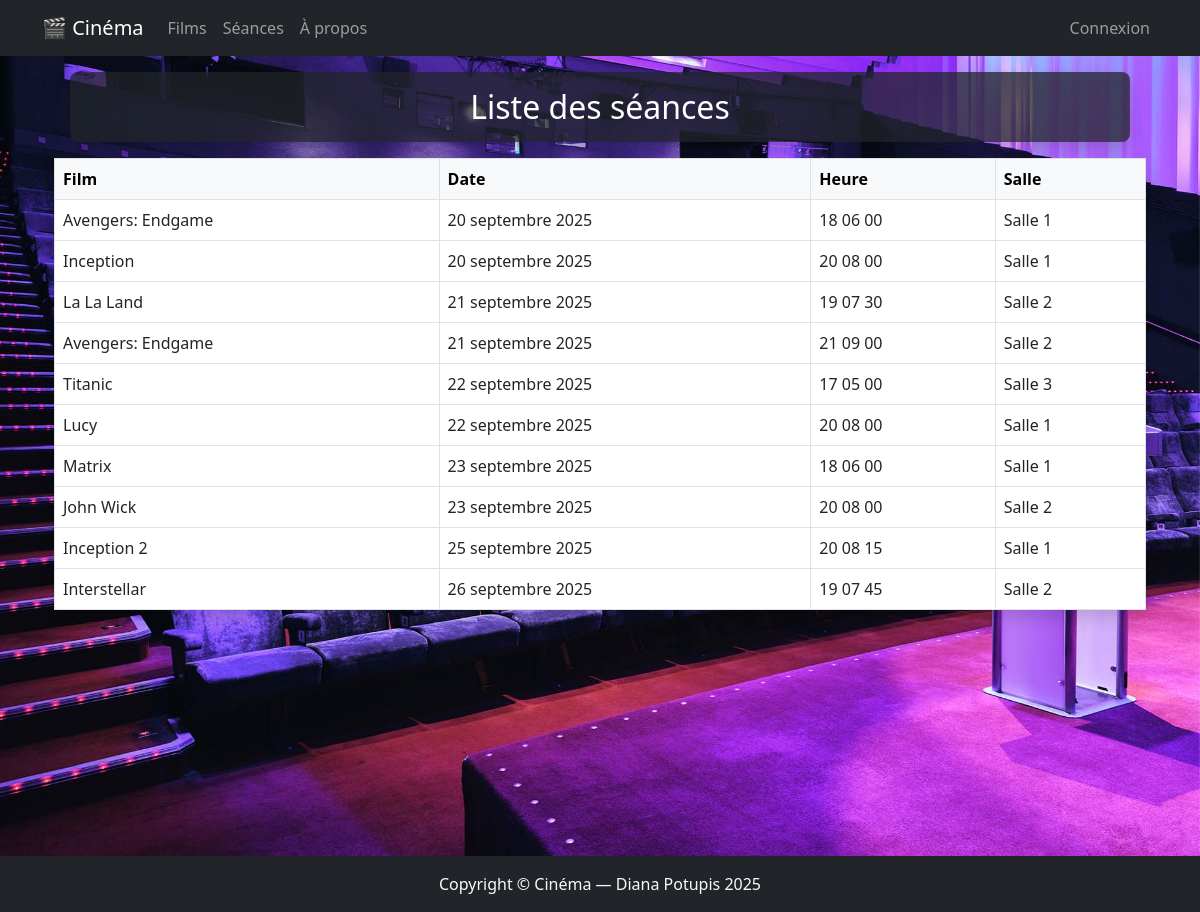
Before: /seances/ with the older database file.
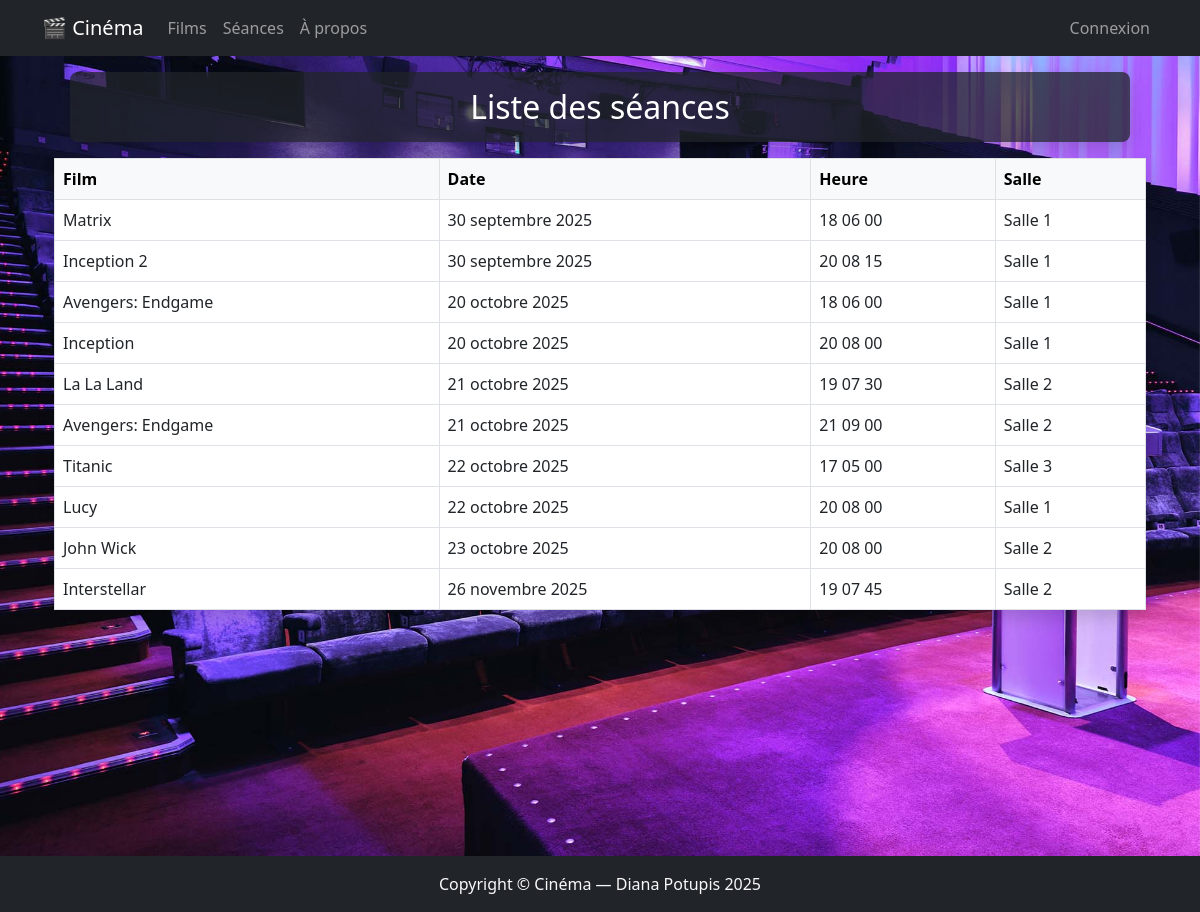
After: the same page with the newer database file.
### demo_app/models.py (models this page shows, shortened)
class Seance(models.Model):
   film = models.ForeignKey(Film, verbose_name="Films", related_name='seances', on_delete=models.CASCADE )
   date = models.DateField(verbose_name="Date")
   time = models.TimeField(verbose_name="Heure")
   hall = models.ForeignKey(Hall, verbose_name="Salle", related_name='seances', on_delete=models.CASCADE)
   class Meta:
    ordering = ('date', 'time')
    verbose_name = "séance"
    verbose_name_plural = "séances"

class Film(models.Model):
  title = models.CharField(max_length=100, verbose_name="Titre")
  description = models.TextField(verbose_name="Description")
  duration = models.DurationField(verbose_name="Durée")
  genre = models.ForeignKey(Genre, on_delete=models.SET_NULL, null=True, verbose_name="Genre")
  poster = models.ImageField(verbose_name="Affiche", upload_to='img/', default='img/default.png')
  actors = models.ManyToManyField('Actor', related_name='films', verbose_name="Acteurs")
  def __str__(self):
    return self.title
  class Meta:
    ordering = ('title', )
    verbose_name = "film"
    verbose_name_plural = "films"

class Hall(models.Model):
    name = models.CharField(max_length=50, unique=True, verbose_name="Salle")
    def __str__(self):
        return self.name
    class Meta:
      ordering = ('name', )
      verbose_name = "salle"
      verbose_name_plural = "salles"

### demo_app/views.py (the view)
# urls.py: path('seances/', views.SeanceView.as_view(), name="seances"),
class SeanceView(View):
    def get(self, request):
        seances = Seance.objects.all()
        context = {
            'seances': seances,
        }
        return render(request, 'seances.html', context)

### demo_app/templates/seances.html (shortened to what this page needs)
{% extends 'base.html' %}
{% load static %}
{% block content %}
<div class="container">
  <h2 class="text-white text-center m-3 p-3 bg-dark bg-opacity-75 rounded-3 shadow">Liste des séances</h2>
  {% if seances %}
    <table class="table table-bordered table-hover bg-white shadow">
      <thead class="table-light">
        <tr>
          <th>Film</th>
          <th>Date</th>
          <th>Heure</th>
          <th>Salle</th>
        </tr>
      </thead>
      <tbody>
        {% for seance in seances %}
        <tr>
          <td>{{ seance.film }}</td>
          <td>{{ seance.date }}</td>
          <td>{{ seance.time }}</td>
          <td>{{ seance.hall }}</td>
        </tr>
        {% endfor %}
      </tbody>
    </table>
  {% else %}
    <p class="alert alert-warning">Aucune séance trouvée.</p>
  {% endif %}
</div>
{% endblock %}

### templates/base.html (shortened to what this page needs)
{% load static %}
<!DOCTYPE html>
<html lang="fr">
<head>
  <link rel="stylesheet" href="https://cdnjs.cloudflare.com/ajax/libs/bootstrap/5.2.3/css/bootstrap.min.css" />
  <link rel="stylesheet" href="https://cdnjs.cloudflare.com/ajax/libs/font-awesome/6.4.0/css/all.min.css" />
  <link rel="stylesheet" href="{% static 'css/styles.css' %}">
</head>
<body>
  <nav class="navbar navbar-expand-lg navbar-dark bg-dark ">
    <div class="container">
      <a class="navbar-brand" href="{% url 'index' %}">🎬 Cinéma</a>
      <div class="collapse navbar-collapse" id="navbarNav">
        <ul class="navbar-nav me-auto">
          <li class="nav-item">
            <a class="nav-link" href="{% url 'film-list' %}">Films</a>
          </li>
          <li class="nav-item">
            <a class="nav-link" href="{% url 'seances' %}">Séances</a>
          </li>
          <li class="nav-item">
            <a class="nav-link" href="{% url 'about' %}">À propos</a>
          </li>
        </ul>
        <ul class="navbar-nav">
          {% if user.is_authenticated %}
          <li class="nav-item">
            <a class="nav-link" >Bonjour, {{ user.username }}</a>
          </li>
          <li class="nav-item">
            <form method="post" action="{% url 'logout' %}">
              {% csrf_token %}
              <button type="submit" class="btn btn-link nav-link" style="padding: 2; border: none; cursor: pointer;">Déconnexion</button>
            </form>
          </li>
          {% else %}
          <li class="nav-item">
            <a class="nav-link" href="{% url 'login' %}">Connexion</a>
          </li>
          {% endif %}
        </ul>
      </div>
    </div>
  </nav>
  <main class="bg-cover d-flex">
    <div class="container">
      {% block content %}{% endblock %}
    </div>
  </main>
  <footer class="bg-dark text-light text-center">
    <p class="mb-0 p-3">Copyright &copy; Cinéma — Diana Potupis 2025</p>
  </footer>
</body>
</html>

### static/css/styles.css (style rules this page uses)
.bg-cover { background: url("../img/cover.jpg") no-repeat center center; background-size: cover; background-attachment: fixed; width: 100%; min-height: 100vh; display: flex; flex-direction: column; justify-content: flex-start; }

Changed rows visible on the page:
changed Seance "Matrix": date "23 septembre 2025" → "30 septembre 2025"; moves up the list
changed Seance "Inception 2": date "25 septembre 2025" → "30 septembre 2025"; moves up the list
changed Seance (number 3 of 10 on the later page): date "20 septembre 2025" → "20 octobre 2025"
changed Seance "Inception": date "20 septembre 2025" → "20 octobre 2025"
changed Seance "La La Land": date "21 septembre 2025" → "21 octobre 2025"
changed Seance (number 6 of 10 on the later page): date "21 septembre 2025" → "21 octobre 2025"
changed Seance "Titanic": date "22 septembre 2025" → "22 octobre 2025"
changed Seance "Lucy": date "22 septembre 2025" → "22 octobre 2025"
changed Seance "John Wick": date "23 septembre 2025" → "23 octobre 2025"
changed Seance "Interstellar": date "26 septembre 2025" → "26 novembre 2025"
